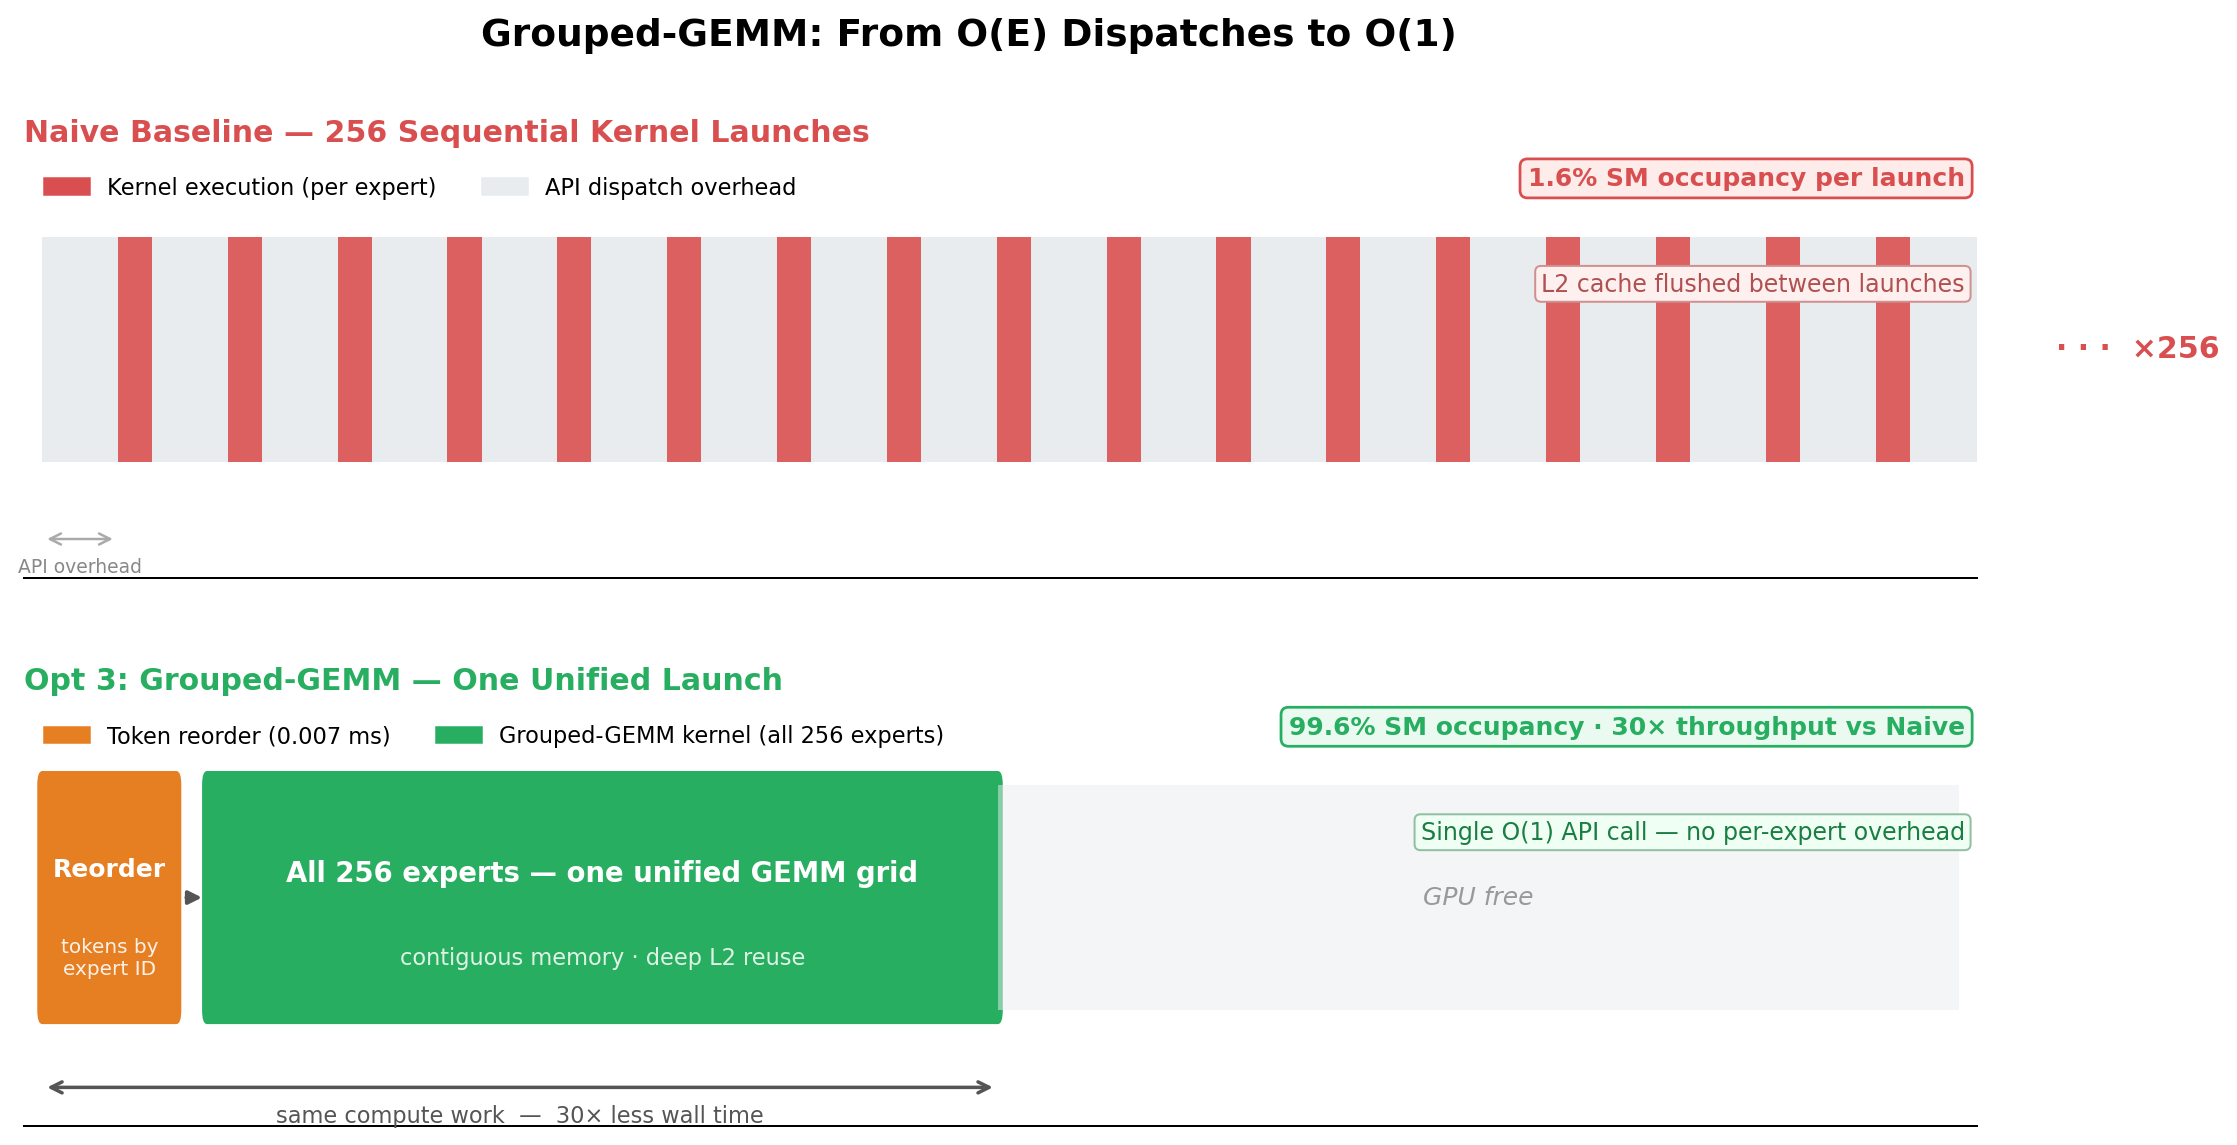

Write the Python code that produced this figure.
"""
Clean O(E) → O(1) dispatch figure.
Fixes needed:
  1. "API overhead" label was vertical/overlapping — now horizontal, placed below first gap
  2. Reorder step added as a distinct amber block before the GEMM block
  3. Legend is horizontal (ncol=2) and placed below each panel
"""
import matplotlib; matplotlib.use("Agg")
import matplotlib.pyplot as plt
import matplotlib.patches as mpatches
from matplotlib.patches import FancyBboxPatch
import numpy as np

plt.rcParams.update({
    "font.family": "DejaVu Sans",
    "font.size": 11,
    "figure.facecolor": "white",
    "axes.facecolor": "white",
})

RED    = "#d94f4f"
GREEN  = "#27ae60"
AMBER  = "#e67e22"
LGRAY  = "#e8ecef"
DARK   = "#1f2937"

fig, axes = plt.subplots(2, 1, figsize=(14, 7),
                         gridspec_kw={"height_ratios": [1, 1], "hspace": 0.30})
fig.suptitle("Grouped-GEMM: From O(E) Dispatches to O(1)",
             fontsize=15, fontweight="bold", y=0.99)

TOTAL_W = 16.0
EXEC_W  = 0.28
GAP_W   = 0.62
N_SHOWN = 18

# ─────────────────────────────────────────────────────────────────────────────
# TOP: Naive — 256 tiny sequential launches
# ─────────────────────────────────────────────────────────────────────────────
ax = axes[0]
ax.set_xlim(0, TOTAL_W)
ax.set_ylim(-0.15, 1.05)
ax.set_yticks([]); ax.set_xticks([])
for spine in ["top", "right", "left"]: ax.spines[spine].set_visible(False)
ax.set_facecolor("white")
ax.set_title("Naive Baseline — 256 Sequential Kernel Launches",
             fontsize=12, fontweight="bold", color=RED, loc="left", pad=6)

x = 0.15
for i in range(N_SHOWN):
    ax.add_patch(FancyBboxPatch((x, 0.18), GAP_W, 0.64,
        boxstyle="square,pad=0", facecolor=LGRAY, edgecolor="none"))
    if i == 0:
        ax.annotate("", xy=(x + GAP_W, -0.04), xytext=(x, -0.04),
                    arrowprops=dict(arrowstyle="<->", color="#aaa", lw=1.0))
        ax.text(x + GAP_W / 2, -0.12, "API overhead",
                ha="center", va="center", fontsize=7.5, color="#888")
    x += GAP_W
    ax.add_patch(FancyBboxPatch((x, 0.18), EXEC_W, 0.64,
        boxstyle="square,pad=0", facecolor=RED, edgecolor="none", alpha=0.9))
    x += EXEC_W

ax.text(x + 0.3, 0.50, "· · ·  ×256", ha="left", va="center",
        fontsize=12, color=RED, fontweight="bold")

ax.text(TOTAL_W - 0.1, 1.02, "1.6% SM occupancy per launch",
        ha="right", va="top", fontsize=10, color=RED, fontweight="bold",
        bbox=dict(boxstyle="round,pad=0.3", facecolor="#fdecea", edgecolor=RED, lw=1.1))
ax.text(TOTAL_W - 0.1, 0.72, "L2 cache flushed between launches",
        ha="right", va="top", fontsize=9.5, color="#b05050",
        bbox=dict(boxstyle="round,pad=0.25", facecolor="#fff0f0", edgecolor="#d09090", lw=0.8))

h_exec = mpatches.Patch(color=RED,   label="Kernel execution (per expert)")
h_over = mpatches.Patch(color=LGRAY, label="API dispatch overhead")
ax.legend(handles=[h_exec, h_over], loc="upper left",
          fontsize=9, frameon=False, ncol=2)

# ─────────────────────────────────────────────────────────────────────────────
# BOTTOM: Grouped-GEMM — reorder step + single unified launch
# ─────────────────────────────────────────────────────────────────────────────
ax = axes[1]
ax.set_xlim(0, TOTAL_W)
ax.set_ylim(-0.15, 1.05)
ax.set_yticks([]); ax.set_xticks([])
for spine in ["top", "right", "left"]: ax.spines[spine].set_visible(False)
ax.set_facecolor("white")
ax.set_title("Opt 3: Grouped-GEMM — One Unified Launch",
             fontsize=12, fontweight="bold", color=GREEN, loc="left", pad=6)

SORT_W = 1.1
SORT_X = 0.15
ax.add_patch(FancyBboxPatch((SORT_X, 0.18), SORT_W, 0.64,
    boxstyle="round,pad=0.04", facecolor=AMBER, edgecolor="none"))
ax.text(SORT_X + SORT_W / 2, 0.58, "Reorder",
        ha="center", va="center", fontsize=10, color="white", fontweight="bold")
ax.text(SORT_X + SORT_W / 2, 0.33, "tokens by\nexpert ID",
        ha="center", va="center", fontsize=8, color="white", alpha=0.9)

GAP_ARROW = 0.25
ax.annotate("", xy=(SORT_X + SORT_W + GAP_ARROW, 0.50),
            xytext=(SORT_X + SORT_W + 0.04, 0.50),
            arrowprops=dict(arrowstyle="-|>", color="#555", lw=1.5))

BLOCK_START = SORT_X + SORT_W + GAP_ARROW
BLOCK_W     = N_SHOWN * (EXEC_W + GAP_W) / 2.5
END         = BLOCK_START + BLOCK_W

ax.add_patch(FancyBboxPatch((BLOCK_START, 0.18), BLOCK_W, 0.64,
    boxstyle="round,pad=0.04", facecolor=GREEN, edgecolor="none"))
ax.text(BLOCK_START + BLOCK_W / 2, 0.57,
        "All 256 experts — one unified GEMM grid",
        ha="center", va="center", fontsize=11, color="white", fontweight="bold")
ax.text(BLOCK_START + BLOCK_W / 2, 0.33, "contiguous memory · deep L2 reuse",
        ha="center", va="center", fontsize=9, color="white", alpha=0.85)

ax.add_patch(FancyBboxPatch((END, 0.18), TOTAL_W - END - 0.15, 0.64,
    boxstyle="square,pad=0", facecolor=LGRAY, edgecolor="none", alpha=0.5))
ax.text((END + TOTAL_W - 0.15) / 2, 0.50, "GPU free",
        ha="center", va="center", fontsize=10, color="#999", style="italic")

ax.annotate("", xy=(END, -0.04), xytext=(SORT_X, -0.04),
            arrowprops=dict(arrowstyle="<->", color="#555", lw=1.4))
ax.text((SORT_X + END) / 2, -0.12,
        "same compute work  —  30× less wall time",
        ha="center", va="center", fontsize=9, color="#555")

ax.text(TOTAL_W - 0.1, 1.02, "99.6% SM occupancy · 30× throughput vs Naive",
        ha="right", va="top", fontsize=10, color=GREEN, fontweight="bold",
        bbox=dict(boxstyle="round,pad=0.3", facecolor="#eafaf1", edgecolor=GREEN, lw=1.1))
ax.text(TOTAL_W - 0.1, 0.72, "Single O(1) API call — no per-expert overhead",
        ha="right", va="top", fontsize=9.5, color="#1a7d42",
        bbox=dict(boxstyle="round,pad=0.25", facecolor="#f0fff4", edgecolor="#90c0a0", lw=0.8))

h_sort = mpatches.Patch(color=AMBER, label="Token reorder (0.007 ms)")
h_gemm = mpatches.Patch(color=GREEN, label="Grouped-GEMM kernel (all 256 experts)")
ax.legend(handles=[h_sort, h_gemm], loc="upper left",
          fontsize=9, frameon=False, ncol=2)

fig.savefig("/home/rrongali/llm-sys-project/figures/moe_dispatch_clean.png",
            dpi=180, bbox_inches="tight")
plt.close()
print("saved")
